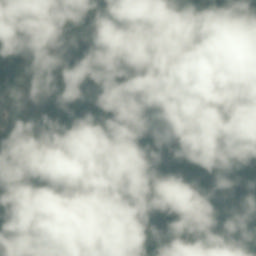
#> input picture sample_images/cloudy.jpg, 256 x 256 px; the run also reads 1 picture not shown here
$ jupyter execute --allow-errors Ciavolella_Assignment1.ipynb
#> lines starting #> are read from the running program, lines starting #| are printed output that depends on the picture
Programming Assignment 1: Data Preparation and Understanding
========================

Ethan Ciavolella

Data Mining I

2026/09/11

1: Dataset
-----------

The dataset I chose is the satellite image classification dataset available from Kaggle at https://www.kaggle.com/datasets/mahmoudreda55/satellite-image-classification/.

It has four classes of images representing different types of terrain/weather conditions as viewed by a satellite: cloudy, desert, green (grass/forest), and ocean.

2: Feature Extraction
------------

[cell 1]
import numpy as np
from skimage import filters, color
import skimage as ski
import matplotlib.pyplot as plt
import matplotlib.ticker as ticker

# I'm using Pillow instead of the built in skimage reader because
# scikit was having trouble correctly reading one of the images (cloudy.jpg)
from PIL import Image

def angle(dx, dy):
    return np.mod(np.arctan2(dy, dx), np.pi)

image_files = [
    'sample_images/cloudy.jpg',
    'sample_images/desert.jpg',
    'sample_images/green.jpg',
    'sample_images/water.jpg'
]

# Images are different sizes so I am resizing to the lowest size (64x64)
images = [color.rgb2gray(np.asarray(Image.open(f).convert("RGB").resize((64, 64)))) for f in image_files]
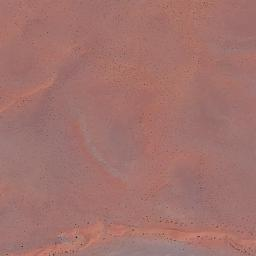
#> input picture sample_images/desert.jpg, 256 x 256 px
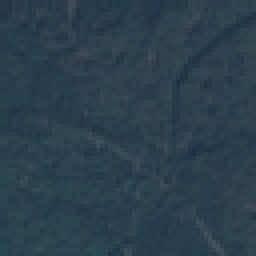
#> input picture sample_images/green.jpg, 64 x 64 px (shown 4 times larger)
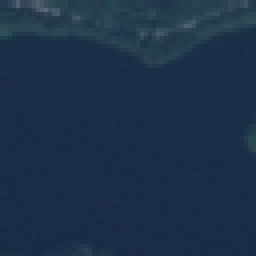
#> input picture sample_images/water.jpg, 64 x 64 px (shown 4 times larger)
#> images = 4 items

angle_sobel = [angle(
    filters.sobel_h(i),
    filters.sobel_v(i)) for i in images]
#> in angle (call 4), `return np.mod(np.arctan2(dy, dx), np.pi)`:
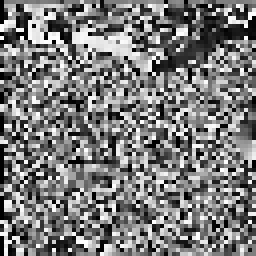
#> returned value: shape (64, 64) float64 (shown 4 times larger); min 0, max 3.14, mean 1.51; drawn with min black and max white
#> angle_sobel = 4 items

histograms = [ski.exposure.histogram(i, nbins=36) for i in angle_sobel]
#> histograms = 4 items

fig = plt.figure(layout="constrained")
axes = fig.subplots(4, 2, sharex='col', sharey='col')

axes[0, 1].set_xlabel('Bins')
axes[0, 1].set_ylabel('Pixel Count')
axes[0, 1].xaxis.set_major_locator(ticker.MultipleLocator(6.0))

for i in range(len(images)):
    axes[i, 0].set_axis_off()
    axes[i, 0].imshow(images[i])

    axes[i, 1].set_xlabel('Bins')
    axes[i, 1].set_ylabel('Pixel Count')
    axes[i, 1].tick_params(axis='x', labelbottom=True)
    axes[i, 1].bar(range(len(histograms[i][0])), histograms[i][0])
#> this loop made 4 passes

plt.show()
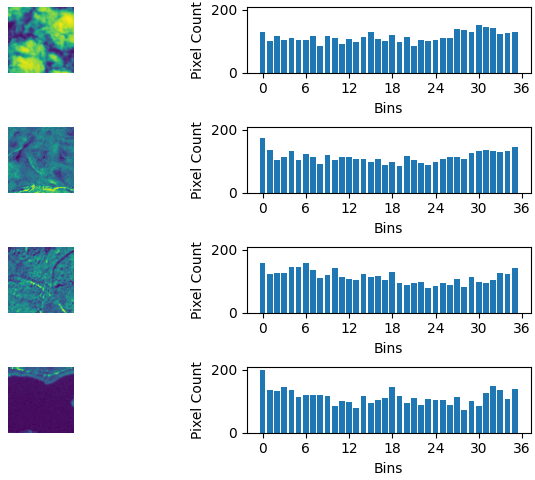
#> figure drawn by matplotlib, 8 panels; panel 2: tallest bar 152 high, from x = 29.6 to 30.4; panel 4: tallest bar 174 high, from x = -0.4 to 0.4; panel 6: tallest bar 158 high, from x = 5.6 to 6.4; panel 8: tallest bar 199 high, from x = -0.4 to 0.4

For the histogram comparison, I will be using the first image (cloudy.jpg) and the third image (green.jpg)

[cell 2]
from sklearn import metrics

hist1 = np.column_stack((range(len(histograms[0][0])), histograms[0][0]))
#> hist1 = 36 pairs, first value 0 to 35, second value 85 to 152
hist2 = np.column_stack((range(len(histograms[2][0])), histograms[2][0]))
#> hist2 = 36 pairs, first value 0 to 35, second value 77 to 158

euclidean = metrics.pairwise_distances(hist1, hist2)
manhattan = metrics.pairwise_distances(hist1, hist2, 'manhattan')
cosine = metrics.pairwise_distances(hist1, hist2, 'cosine')

fig = plt.figure(layout='constrained')
axes = fig.subplots(1, 3, sharex=True, sharey=True)

axes[0].yaxis_inverted()
axes[0].xaxis.set_major_locator(ticker.MultipleLocator(6.0))
axes[0].yaxis.set_major_locator(ticker.MultipleLocator(6.0))

axes[0].imshow(euclidean)
axes[0].tick_params(axis='x', labeltop=True, top=True, labelbottom=False, bottom=False)
axes[0].set_title('Euclidean Pairwise Dist')
axes[0].set_xlabel('Picture 1 Histogram')
axes[0].set_ylabel('Picture 3 Histogram')

axes[1].imshow(manhattan)
axes[1].tick_params(axis='x', labeltop=True, top=True, labelbottom=False, bottom=False)
axes[1].tick_params(axis='y', labelleft=True)
axes[1].set_title('Manhattan Pairwise Dist')
axes[1].set_xlabel('Picture 1 Histogram')
axes[1].set_ylabel('Picture 3 Histogram')

axes[2].imshow(cosine)
axes[2].tick_params(axis='x', labeltop=True, top=True, labelbottom=False, bottom=False)
axes[2].tick_params(axis='y', labelleft=True)
axes[2].set_title('Cosine Pairwise Dist')
axes[2].set_xlabel('Picture 1 Histogram')
axes[2].set_ylabel('Picture 3 Histogram')

plt.show()

3: Histogram Oriented Gradient
-----------

I will be using image #4 (the ocean).

[cell 3]
from skimage.feature import hog
from skimage import exposure

fd, hog_img = hog(
    images[3],
    orientations=8,
    pixels_per_cell=(8,8),
    cells_per_block=(1,1),
    visualize=True
)
#> fd = 512 values, max 0.665 at index 92, min 0 at index 62, mean 0.331

fig = plt.figure(layout="constrained")
axes = fig.subplots(1, 2)

axes[0].set_axis_off()
axes[0].set_title('Original Image')
axes[0].imshow(images[3])

axes[1].set_axis_off()
axes[1].set_title('histogram of oriented gradients')
axes[1].imshow(exposure.rescale_intensity(hog_img, in_range=(0,10)))
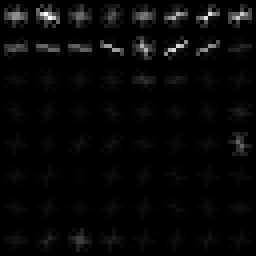
#> hog_img: shape (64, 64) float64 (shown 4 times larger); min 0, max 0.0387, mean 0.00111; drawn with min black and max white

plt.show()

4: Dimensionality Reduction with Principal Component Analysis
---------

[cell 4]
from pathlib import Path
from sklearn.decomposition import PCA

data_dir = Path('./images')
image_files = [path.relative_to('.') for path in data_dir.rglob("*.jpg")]

classes = ['cloudy', 'water', 'green_area', 'desert']

image_classes = [classes.index(path.parts[1]) for path in image_files]

images = [color.rgb2gray(np.asarray(Image.open(f).convert("RGB").resize((64, 64)))) for f in image_files]
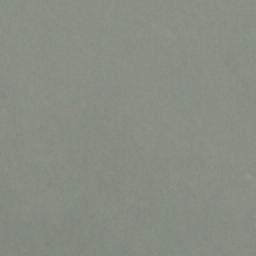
#> input picture images/cloudy/train_10661.jpg, 256 x 256 px
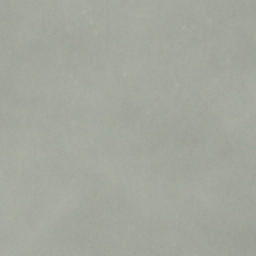
#> input picture images/cloudy/train_11050.jpg, 256 x 256 px
#> images = 3 items

angle_sobel = [angle(
    filters.sobel_h(i),
    filters.sobel_v(i)) for i in images]
#> in angle (call 7), `return np.mod(np.arctan2(dy, dx), np.pi)`:
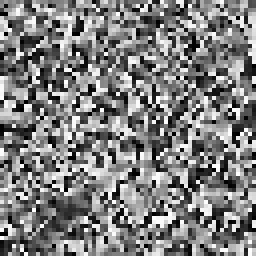
#> returned value: shape (64, 64) float64 (shown 4 times larger); min 0, max 3.14, mean 1.57; drawn with min black and max white
#> angle_sobel = 3 items

histograms = [ski.exposure.histogram(i, nbins=36)[0] for i in angle_sobel]
#> histograms = 3 items

fit = PCA(n_components=2).fit_transform(histograms)
#> fit = [[76.67, -20.88], [-63.78, -36.74], [-12.89, 57.62]]

fig, ax = plt.subplots()
scatter = ax.scatter(fit[:,0], fit[:,1], c=image_classes, s=1.0)

handles, _ = scatter.legend_elements()
#> handles = 1 item
legend = ax.legend(handles, classes, loc="upper left", title="Classes")

ax.add_artist(legend)

ax.set_xlim(-150, 600)
ax.set_ylim(-150, 600)
ax.set_xlabel('Component 1')
ax.set_ylabel('Component 2')
ax.set_title('PCA Reduced Feature Visualization')

plt.show()
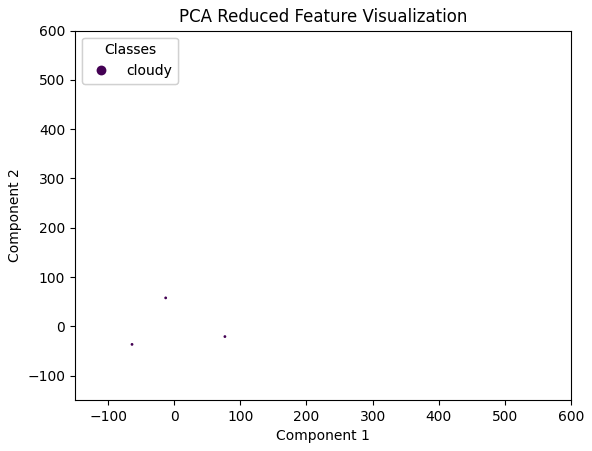
#> figure drawn by matplotlib, 1 panel
